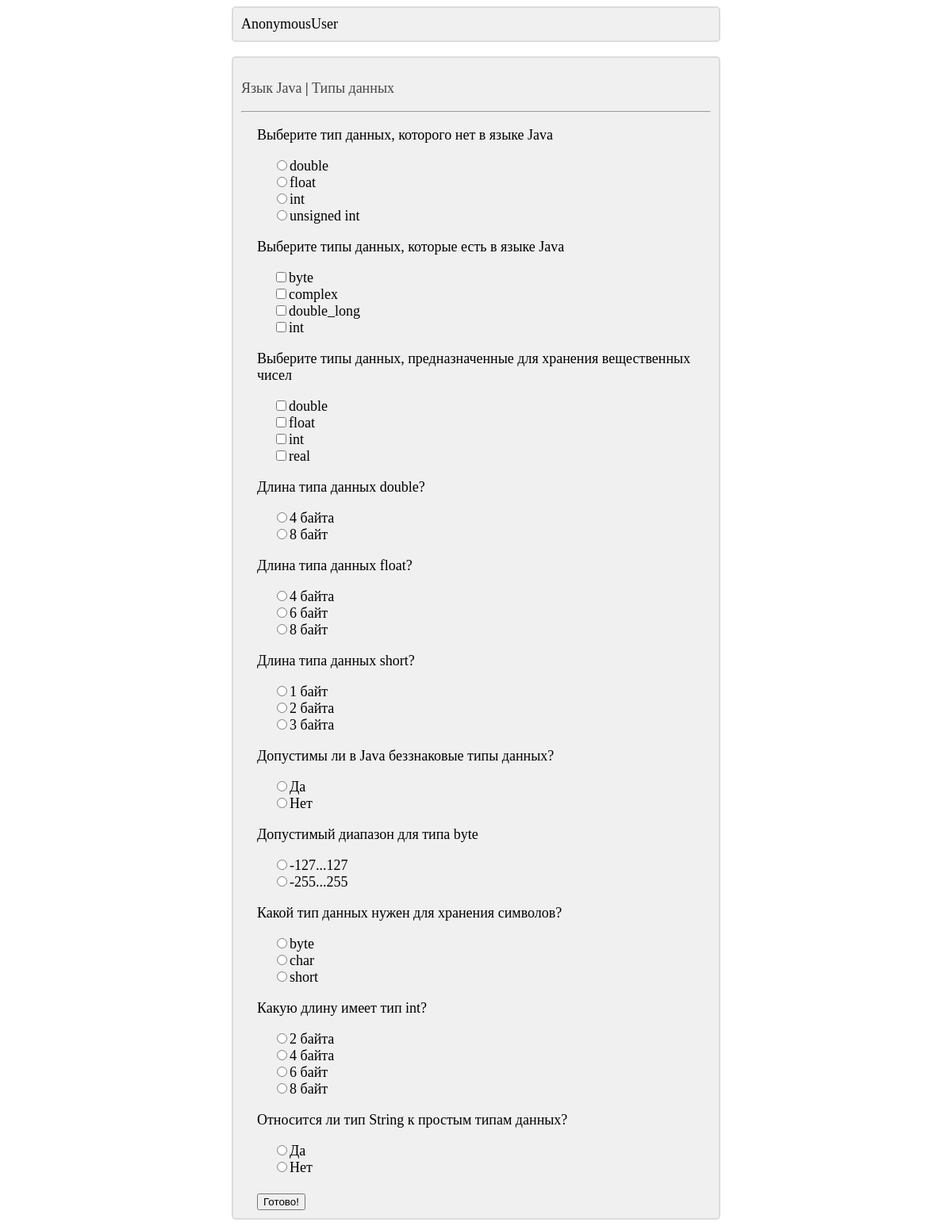
Page /main/3/10/ on the committed database.
### main/models.py (models this page shows)
class TestGroup(models.Model):
    title = models.CharField(max_length=200, unique=True, null=False, blank=False, verbose_name='Группа тестов')
    def __str__(self):
        return self.title
    class Meta:
        verbose_name = 'Группа тестов'
        verbose_name_plural = 'Группы тестов'
        ordering = ['title']

class Test(models.Model):
    title = models.CharField(max_length=200, unique=False, null=False, blank=False, verbose_name='Название теста')
    test_group = models.ForeignKey(TestGroup, on_delete=models.CASCADE, null=False, blank=False,
                                   verbose_name='Группа тестов')
    def __str__(self):
        return self.title
    class Meta:
        verbose_name = 'Тест'
        verbose_name_plural = 'Тесты'
        ordering = ['title']

class Question(models.Model):
    title = models.CharField(max_length=1000, null=False, blank=False, verbose_name='Вопрос')
    test = models.ForeignKey(Test, on_delete=models.CASCADE, null=False, blank=False, verbose_name='Название теста')
    def __str__(self):
        return self.title
    class Meta:
        verbose_name = 'Вопрос'
        verbose_name_plural = 'Вопросы'
        ordering = ['title']

### main/views.py (the view, shortened to what this page needs)
# urls.py: path('<int:test_group_id>/<int:test_id>/', test_page, name='test_page'),
def test_page(request, test_group_id, test_id):
    if request.method == 'GET':
        selected_group = TestGroup.objects.get(pk=test_group_id)
        selected_test = Test.objects.get(pk=test_id)
        context = {'selected_group': selected_group, 'selected_test': selected_test}
        def get_type_for_aswers_set(answers_set):
            count_correct_answer = 0
            for answer in answers_set:
                if answer.is_correct:
                    count_correct_answer += 1
            if count_correct_answer == 1:
                return 'single_type'
            else:
                return 'multiple_type'
        questions = []
        for question in Question.objects.filter(test=selected_test):
            block = {'title': question, 'answers': []}
            answers = Answer.objects.filter(question=question)
            type_for_answers = get_type_for_aswers_set(answers)
            postfix = 0
            for answer in answers:
                if type_for_answers == 'multiple_type':
                    block['answers'].append(
                        '<input type="checkbox" name="' + str(question.pk) + '_' + str(postfix) + '" value="' + str(
                            answer.pk) + '">' + answer.title)
                    postfix += 1
                if type_for_answers == 'single_type':
                    block['answers'].append(
                        '<input type="radio" name="' + str(question.pk) + '" value="' + str(
                            answer.pk) + '">' + answer.title)
            questions.append(block)
        context['questions'] = questions
        return render(request, 'main/test_page.html', context)

### main/templates/main/test_page.html (shortened to what this page needs)
{% extends 'layout/basic.html' %}
{% block content %}
    <div class="basic_block">
        <p>
            <a href="{% url 'main:index' %}" title="К выбору тем">
                {{ selected_group }}
            </a>
            |
            <a href="{% url 'main:test_list' test_group_id=selected_group.pk %}" title="К выбору тестов">
                {{ selected_test }}
            </a>
        </p>
        <hr>
        {% if questions|length != 0 %}
            <div class="block_with_margin">
                <form method="post">
                    {% for question in questions %}
                        <p>
                            {{ question.title }}
                        </p>
                        <div class="block_with_margin">
                            {% for answer in question.answers %}
                                {% autoescape off %}
                                    {{ answer }}<br>
                                {% endautoescape %}
                            {% endfor %}
                        </div>
                    {% endfor %}
                    <br>
                    <input type="submit" value="Готово!">
                </form>
            </div>
        {% else %}
            <div class="block_with_margin">
                Извините, но вопросов в данном тесте пока нет...
            </div>
        {% endif %}
    </div>
{% endblock %}

### main/static/main/style.css (style rules this page uses)
.basic_block { font-size: large; background-color: RGB(240, 240, 240); border: 2px solid RGB(220, 220, 220); border-radius: 5px; padding: 10px; margin-left: auto; margin-right: auto; width: 50%; }
.block_with_margin { margin-left: 20px; }
a { color: RGB(70, 70, 70); text-decoration: none; }

### rows in the picture
TestGroup: title "Язык Java"
Test: title "Типы данных"
Question: title "Выберите тип данных, которого нет в языке Java"
Question: title "Выберите типы данных, которые есть в языке Java"
Question: title "Выберите типы данных, предназначенные для хранения вещественных чисел"
Question: title "Длина типа данных double?"
Question: title "Длина типа данных float?"
Question: title "Длина типа данных short?"
Question: title "Допустимы ли в Java беззнаковые типы данных?"
Question: title "Допустимый диапазон для типа byte"
Question: title "Какой тип данных нужен для хранения символов?"
Question: title "Какую длину имеет тип int?"
Question: title "Относится ли тип String к простым типам данных?"

### other values in the picture
{{ user }} "AnonymousUser"
